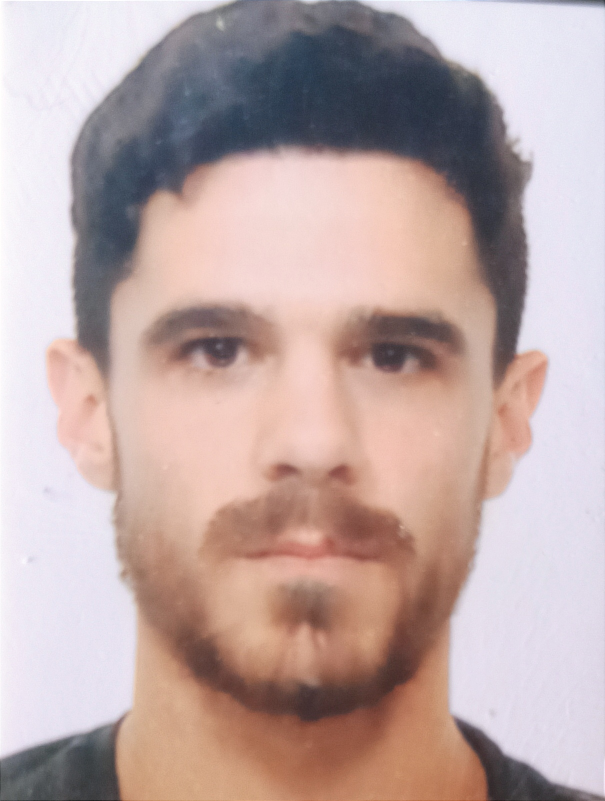
#> input picture images/boy.jpg, 1209 x 1602 px (shown at 1/2 size)
$ python 3_image_filtering.py   (older library calls are emulated)
#> lines starting #> are read from the running program, lines starting #| are printed output that depends on the picture
import cv2
import numpy as np
import matplotlib.pyplot as plt

# Leemos la imagen de muestra en grayscale (para tener solo un canal
img = cv2.imread("images/boy.jpg", cv2.IMREAD_GRAYSCALE)
#> img: shape (1602, 1209); min 21, max 255, mean 174.1

# Convolución

# Definimos un kernel
kernel_size = 3
kernel = np.ones((kernel_size, kernel_size))

# Vamos posición por posición de la imagen, multiplicando y sumando
# Hay que tener en cuenta el stride, el padding y las dimensiones de la imagen final
stride = 1
padding = int((kernel_size - 1) / 2)


def convolution(img, stride, padding):
    img_output = np.copy(img)
    shape = img.shape
    img_padded = np.zeros((shape[0] + (2 * padding), shape[1] + (2 * padding)), dtype=np.uint8)
    img_padded[padding:-padding, padding:-padding] = img

    kernel_sum = np.sum(kernel)
    for i in range(padding, shape[0], stride):
        for j in range(padding, shape[1], stride):
            img_output[i, j] = np.sum(img_padded[i - padding:i + padding + 1, j - padding:j + padding + 1] * kernel) * (1/kernel_sum)
    return img_output


# [7 lines of commented-out code are left out]
img = cv2.resize(img, (img.shape[1]//2,img.shape[0]//2))
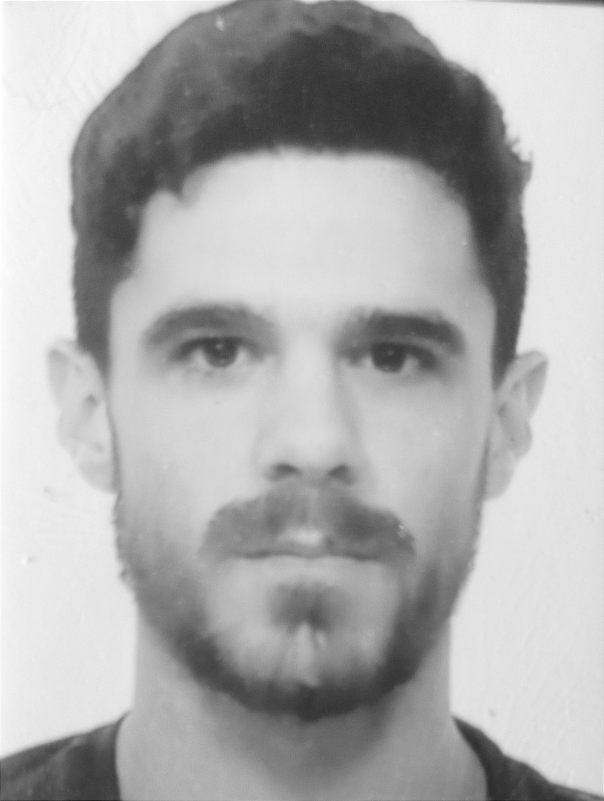
#> img: shape (801, 604); min 30, max 255, mean 174.1
# Blur
dst_blur = cv2.blur(img, (kernel_size, kernel_size))

# Gaussian
dst_gauss = cv2.GaussianBlur(img, (kernel_size, kernel_size), 0)

# Mediana
dst_median = cv2.medianBlur(img, kernel_size)

# Bilateral
dst_bilateral = cv2.bilateralFilter(img, kernel_size, int(kernel_size*2), int(kernel_size/2))

# Visualize the four images at once
# Primera fila (2 imágenes lado a lado)
fila1 = np.hstack((dst_blur, dst_gauss))
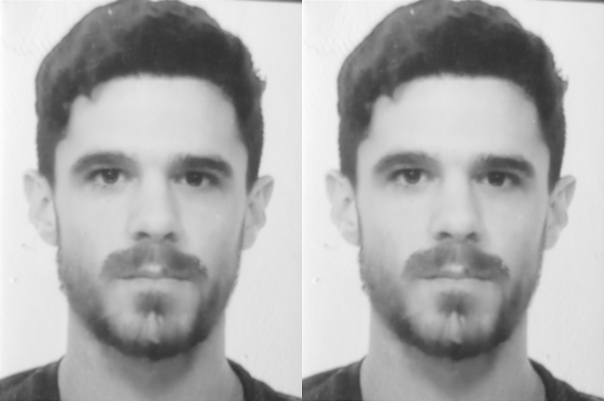
#> fila1: shape (801, 1208) (shown at 1/2 size); min 41, max 254, mean 174.1
# Segunda fila
fila2 = np.hstack((dst_median, dst_bilateral))
# Cuadrícula 2x2
grid = np.vstack((fila1, fila2))
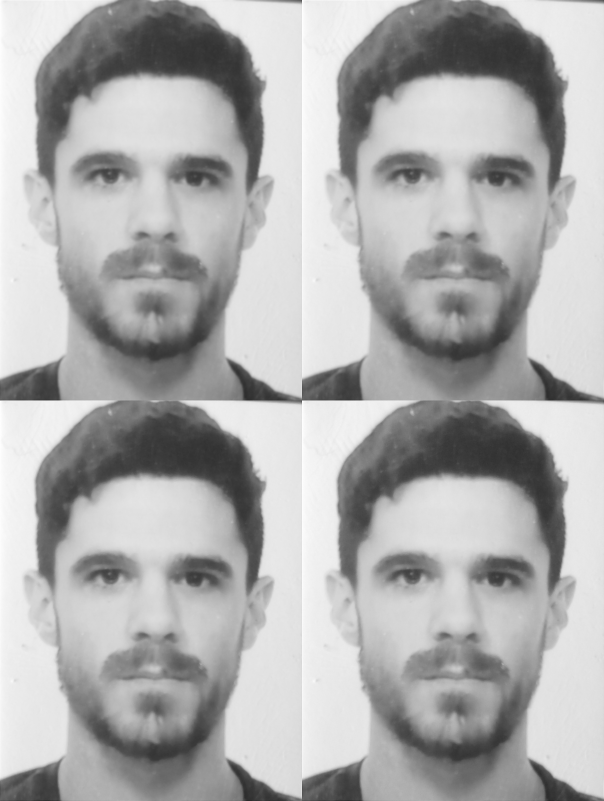
#> grid: shape (1602, 1208) (shown at 1/2 size); min 32, max 255, mean 174

# cv2.imshow("Filtros suavizado", grid)
# cv2.waitKey(0)


# Filtros para deteccion de bordes


# Sobel
scale = 1
delta = 0
ddepth = cv2.CV_16S
kernel_size = 3

# Primero gaussian blur para reducir ruido
src = cv2.GaussianBlur(img, (3, 3), 0)

# La imagen tiene que estar en grayscale
# gray = cv2.cvtColor(src, cv2.COLOR_BGR2GRAY)
gray = src

# Calcular el gradiente en x e y
# Gradient-X
grad_x = cv2.Sobel(gray, ddepth, 1, 0, ksize=kernel_size, scale=scale, delta=delta, borderType=cv2.BORDER_DEFAULT)
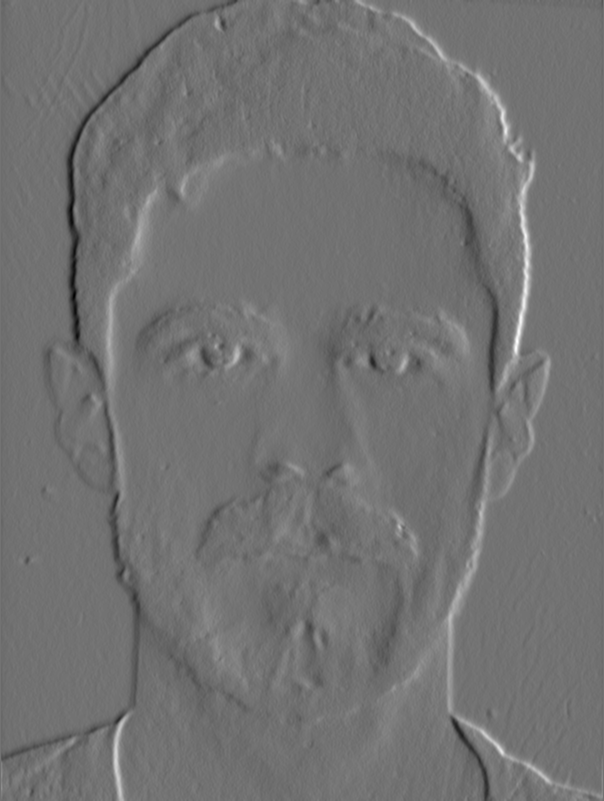
#> grad_x: shape (801, 604) int16; min -190, max 232, mean -0.3; drawn with min black and max white

# Gradient-Y
# grad_y = cv.Scharr(gray,ddepth,0,1)
grad_y = cv2.Sobel(gray, ddepth, 0, 1, ksize=kernel_size, scale=scale, delta=delta, borderType=cv2.BORDER_DEFAULT)

# Combinar ambos gradientes con sus valores absolutos
# converting back to uint8
abs_grad_x = cv2.convertScaleAbs(grad_x)
abs_grad_y = cv2.convertScaleAbs(grad_y)
grad = cv2.addWeighted(abs_grad_x, 0.5, abs_grad_y, 0.5, 0)

cv2.imshow("Sobel", grad)
cv2.waitKey(0)


ddepth = cv2.CV_16S
kernel_size = 5
# Apply Laplace function
dst = cv2.Laplacian(gray, ddepth, ksize=kernel_size)
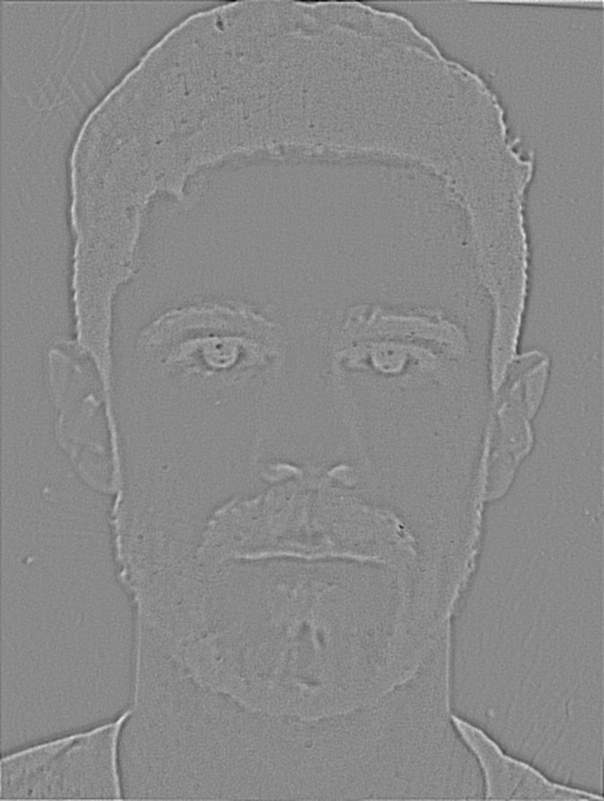
#> dst: shape (801, 604) int16; min -1156, max 984, mean 0; drawn with min black and max white


# converting back to uint8
abs_dst = cv2.convertScaleAbs(dst)
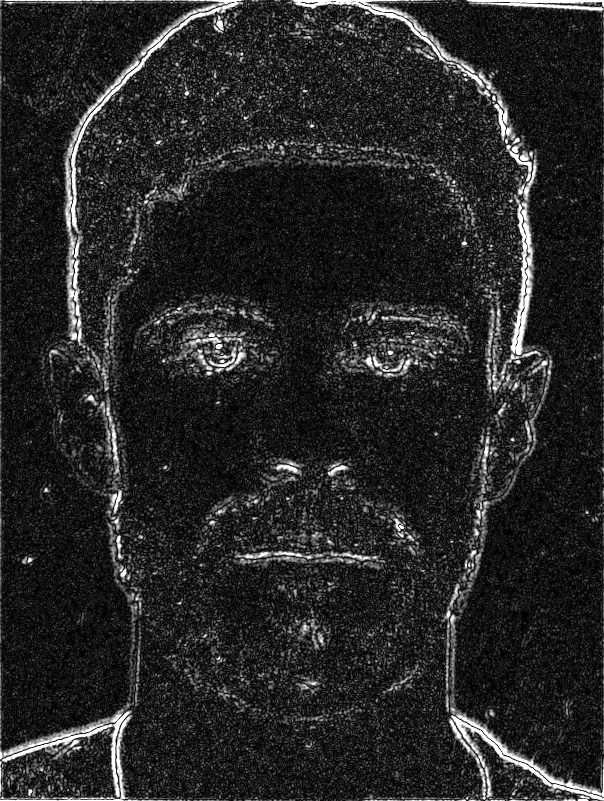
#> abs_dst: shape (801, 604); min 0, max 255, mean 38


cv2.imshow("Laplace", abs_dst)
cv2.waitKey(0)


# Canny Edge Detector
lowThreshold = 50
lowThresholdRatio = 2
kernel_size = 5

def CannyThreshold(gray, lowThreshold, lowThresholdRatio, kernel_size):
#> called with lowThreshold = 50, lowThresholdRatio = 2, kernel_size = 5
    img_blur = cv2.blur(gray, (3,3))
    detected_edges = cv2.Canny(img_blur, lowThreshold, lowThresholdRatio * lowThreshold, kernel_size)
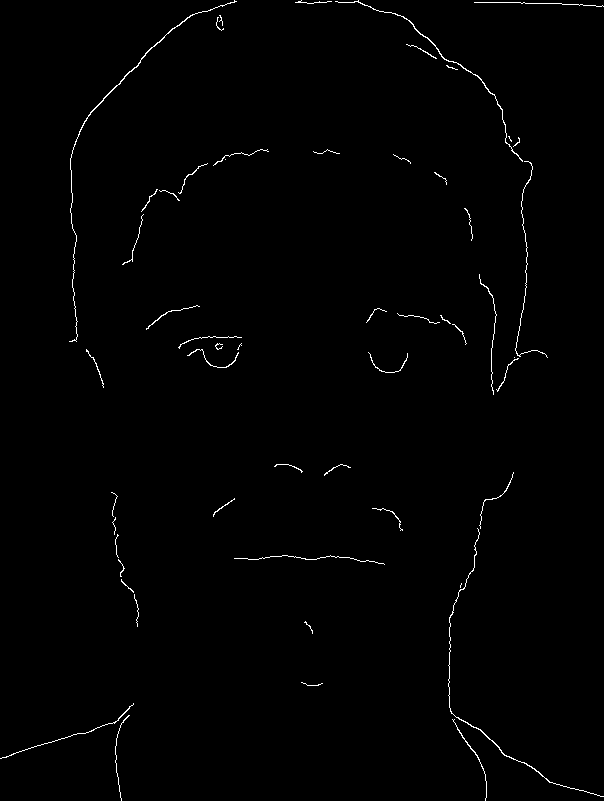
#> detected_edges: shape (801, 604); 0.78% white in thin lines or dots
    mask = detected_edges != 0
#> mask: shape (801, 604) bool; 0.78% white in thin lines or dots
    dst = gray * (mask[:,:].astype(src.dtype))
    cv2.imshow("Canny", dst)


CannyThreshold(gray,lowThreshold, lowThresholdRatio, kernel_size)
cv2.waitKey()

$ run again, with images/room.jpg copied over images/boy.jpg
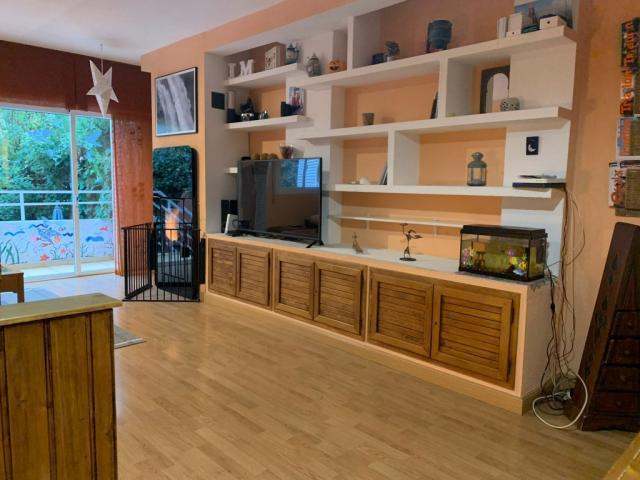
#> input picture images/room.jpg, 640 x 480 px
#> in CannyThreshold, `detected_edges = cv2.Canny(img_blur, lowThreshold, lowThresholdRatio *..`:
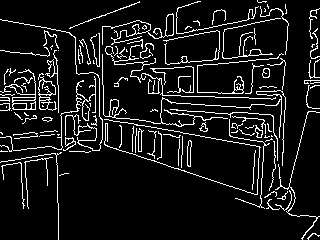
#> detected_edges: shape (240, 320); 9.5% white in thin lines or dots
#> mask: shape (240, 320) bool; 9.5% white in thin lines or dots
#> in CannyThreshold, `dst = gray * (mask[:,:].astype(src.dtype))`:
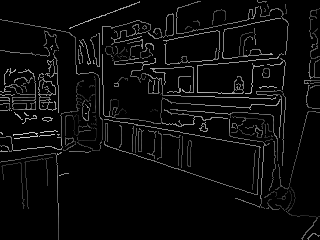
#> dst: shape (240, 320); min 0, max 212, mean 10.3
